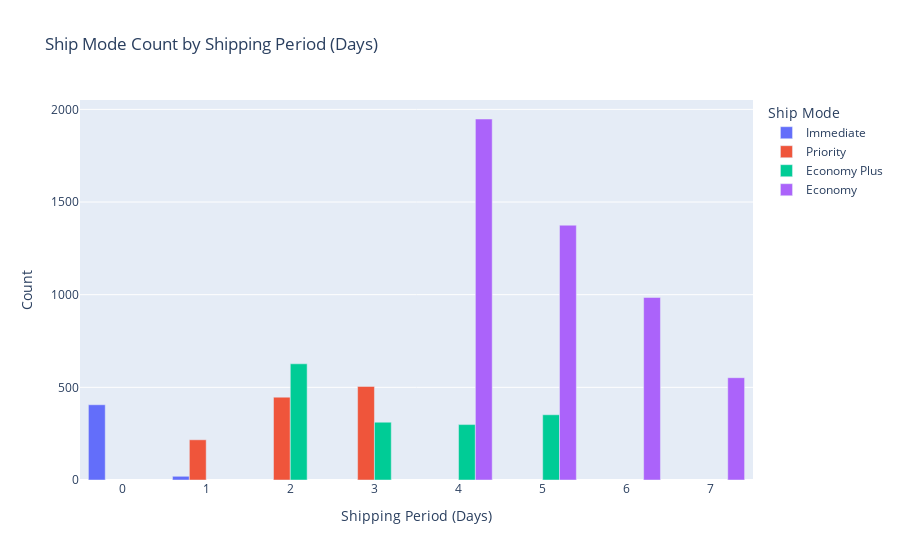

The code cell stored with this chart in its notebook:
### Markdown cell above
| Ship Mode    | Shipping Days | Count            |no. Customers|
| ------------ | ------------- | ---------------- |-------------|
| Immediate    | 0–1 days      | small volume     |4860|
| Priority     | 1–3 days      | medium volume    |1590|
| Economy Plus | 2–5 days      | medium volume    |1169|
| Economy      | 4–7 days      | very high volume |426|

> show customers mostly choose the cheapest option, even if it’s slow.

### Code cell
# Prepare the data (you already have shippingPeriodByMode)
shippingPeriodByMode = (
    df.groupby('Shipping_period_days')['Ship Mode']
      .value_counts()
      .reset_index(name='count')
)

fig = px.bar(
    shippingPeriodByMode,
    x='Shipping_period_days',
    y='count',
    color='Ship Mode',
    barmode='group',   # similar to hue in seaborn
    labels={
        'Shipping_period_days': 'Shipping Period (Days)',
        'count': 'Count',
        'Ship Mode': 'Ship Mode'
    },
    title='Ship Mode Count by Shipping Period (Days)'
)

fig.show()

### Figure 1 — Plotly figure (JSON) as saved in the notebook; plotly's stock layout.template omitted (floating-point values rounded to 4 significant figures)
{"data": [{"alignmentgroup": "True", "hovertemplate": "Ship Mode=Immediate<br>Shipping Period (Days)=%{x}<br>Count=%{y}<extra></extra>", "legendgroup": "Immediate", "marker": {"color": "#636efa", "pattern": {"shape": ""}}, "name": "Immediate", "offsetgroup": "Immediate", "orientation": "v", "showlegend": true, "textposition": "auto", "type": "bar", "x": [0, 1], "xaxis": "x", "y": [406, 20], "yaxis": "y"}, {"alignmentgroup": "True", "hovertemplate": "Ship Mode=Priority<br>Shipping Period (Days)=%{x}<br>Count=%{y}<extra></extra>", "legendgroup": "Priority", "marker": {"color": "#EF553B", "pattern": {"shape": ""}}, "name": "Priority", "offsetgroup": "Priority", "orientation": "v", "showlegend": true, "textposition": "auto", "type": "bar", "x": [1, 2, 3], "xaxis": "x", "y": [217, 447, 505], "yaxis": "y"}, {"alignmentgroup": "True", "hovertemplate": "Ship Mode=Economy Plus<br>Shipping Period (Days)=%{x}<br>Count=%{y}<extra></extra>", "legendgroup": "Economy Plus", "marker": {"color": "#00cc96", "pattern": {"shape": ""}}, "name": "Economy Plus", "offsetgroup": "Economy Plus", "orientation": "v", "showlegend": true, "textposition": "auto", "type": "bar", "x": [2, 3, 4, 5], "xaxis": "x", "y": [627, 312, 299, 352], "yaxis": "y"}, {"alignmentgroup": "True", "hovertemplate": "Ship Mode=Economy<br>Shipping Period (Days)=%{x}<br>Count=%{y}<extra></extra>", "legendgroup": "Economy", "marker": {"color": "#ab63fa", "pattern": {"shape": ""}}, "name": "Economy", "offsetgroup": "Economy", "orientation": "v", "showlegend": true, "textposition": "auto", "type": "bar", "x": [4, 5, 6, 7], "xaxis": "x", "y": [1948, 1375, 985, 552], "yaxis": "y"}], "layout": {"barmode": "group", "legend": {"title": {"text": "Ship Mode"}, "tracegroupgap": 0}, "title": {"text": "Ship Mode Count by Shipping Period (Days)"}, "xaxis": {"anchor": "y", "domain": [0, 1], "title": {"text": "Shipping Period (Days)"}}, "yaxis": {"anchor": "x", "domain": [0, 1], "title": {"text": "Count"}}}}
